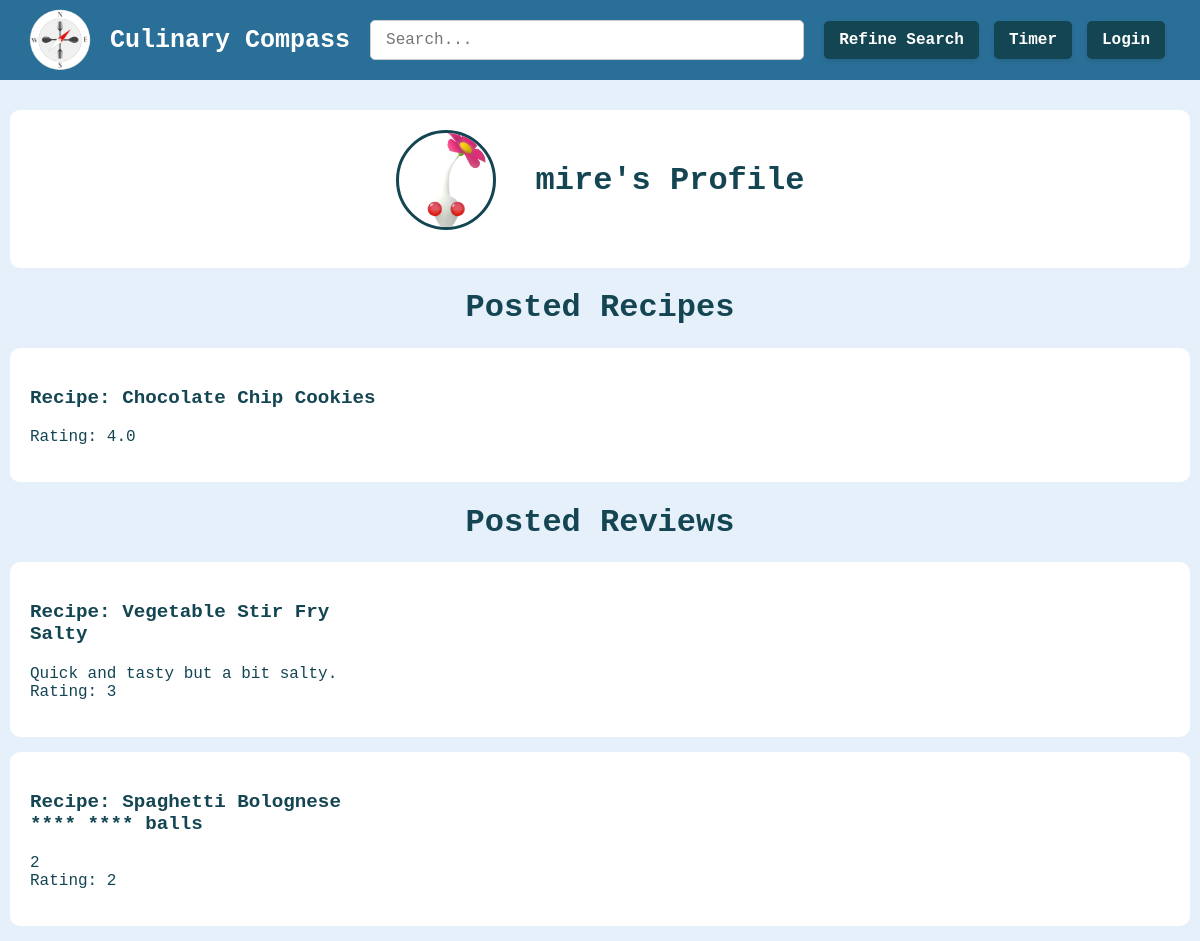
Page /profile/9 on the earlier database version.
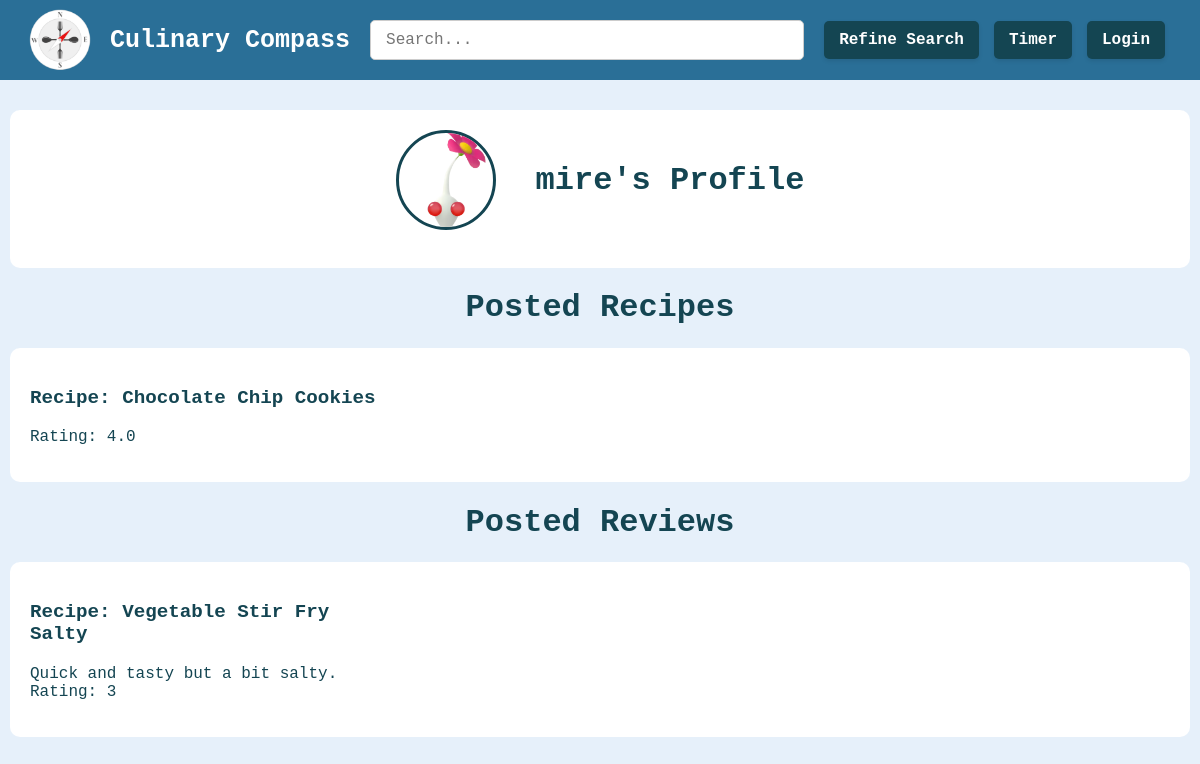
Same page on the later database version.
### tables this page shows
CREATE TABLE users (
        id INTEGER PRIMARY KEY AUTOINCREMENT,
        username TEXT NOT NULL UNIQUE,
        password TEXT NOT NULL,
        profile_picture TEXT NOT NULL,
        is_admin INTEGER DEFAULT 0
    );

CREATE TABLE recipes (
        id INTEGER PRIMARY KEY AUTOINCREMENT,
        user_id INTEGER NOT NULL,
        title TEXT NOT NULL,
        intro TEXT,
        ingredient_list TEXT,
        ingredient_tags TEXT,
        instructions TEXT,
        tags TEXT,
        rating REAL,
        image TEXT
    );

CREATE TABLE reviews (
        id INTEGER PRIMARY KEY AUTOINCREMENT,
        recipe_id INTEGER NOT NULL,
        user_id INTEGER NOT NULL,
        rating INTEGER NOT NULL,
        review TEXT,
        title TEXT,
        date TEXT NOT NULL,
        profile_picture TEXT,
        FOREIGN KEY (recipe_id) REFERENCES recipes(id) ON DELETE CASCADE,
        FOREIGN KEY (user_id) REFERENCES users(id) ON DELETE CASCADE
    );

### MW aaaaa/app.py (the view)
@app.route('/profile/<int:user_id>', methods=['GET', 'POST'])
def profile(user_id):
    connection = get_db_connection()
    cursor = connection.cursor()
    user = cursor.execute('SELECT id, username, profile_picture FROM users WHERE id = ?', (user_id,)).fetchone()
    query_reviews = '''SELECT reviews.*, reviews.title AS review_title, recipes.title AS recipe_title, reviews.id AS review_id
    FROM reviews JOIN recipes ON reviews.recipe_id = recipes.id WHERE reviews.user_id = ?'''
    query_favourites = '''SELECT recipes.*, recipes.title AS recipe_title, favourites.recipe_id
        FROM recipes
        INNER JOIN favourites ON recipes.id = favourites.recipe_id
        INNER JOIN users ON users.id = favourites.user_id
        WHERE users.id = ?'''
    query_created = '''SELECT recipes.*, recipes.title AS recipe_title, recipes.id AS recipe_id
    FROM recipes JOIN users ON recipes.user_id = users.id WHERE users.id = ?'''
    user_reviews = cursor.execute(query_reviews, (user_id,)).fetchall()
    user_favourites = cursor.execute(query_favourites, (user_id,)).fetchall()
    user_created = cursor.execute(query_created, (user_id,)).fetchall()
    connection.close()
    return render_template('profile.html', reviews=user_reviews, favourites = user_favourites, created=user_created, user=user)

### MW aaaaa/app.py (called while the page is built)
def get_db_connection():
    connection = sqlite3.connect('my-database.db')
    connection.row_factory = sqlite3.Row
    return connection

### MW aaaaa/templates/profile.html (shortened to what this page needs)
{% extends 'base.html' %}
{% block content %}
    <div class="profile-header">
        <div class = "profile-info">
            <img src="{{ url_for('static', filename=user['profile_picture']) }}" alt="Profile Picture" class="profile-page-pic">
            <h1> {{ user['username'] }}'s Profile </h1>
        </div>
        <br>
    </div>
    <div class="user-posts">
        {% if created or favourites or reviews %}
            {% if created %}
            <h1> Posted Recipes </h1>
            {% for created in created %}
                <a href="{{ url_for('recipe_page', recipe_id=created['recipe_id']) }}">
                <div class="review-card">
                    <p class="profile-rev-title">
                        Recipe: {{ created['recipe_title'] }} <br>
                    <p class="profile-rev-text">
                        Rating: {{ created['rating'] }}
                    </p>
                </div>
                </a>
            {% endfor %}
            {% endif %}
            {% if reviews %}
            <h1> Posted Reviews </h1>
            {% for review in reviews %}
                <a href="{{ url_for('recipe_page', recipe_id=review['recipe_id']) }}">
                <div class="review-card">
                    <p class="profile-rev-title">
                        Recipe: {{ review['recipe_title'] }} <br>
                        {{ review['review_title'] }}</p>
                    <p class="profile-rev-text">
                        {{ review['review'] }} <br>
                        Rating: {{ review['rating'] }}
                    </p>
                </div>
                </a>
            {% endfor %}
            {% endif %}
        {% else %}
            <h1> No activity yet. </h1>
        {% endif %}
    </div>
{% endblock %}

### MW aaaaa/templates/base.html (shortened to what this page needs)
<html>
<head>
    <link rel="stylesheet" href="{{ url_for('static', filename='stylesheet.css') }}">
</head>
<body>
    <div id="top-division">
        <a href="{{ url_for('homepage') }}" class="logo-link">
            <img src="{{ url_for('static', filename='images/logo.png') }}" alt="Logo" class="corner-image" />
            <span class="site-name">Culinary Compass</span>
        </a>
        <form id="search-bar" method="POST" action="/search">
            <input type="text" name="search-bar" placeholder="Search..." />
        </form>
        <div class="auth-button">
            <a href="{{ url_for('search') }}" class="search-button">Refine Search</a>
            <a class="timer-button">Timer</a>
            {% if not session.get('logged_in') %}
            <a href="{{ url_for('login') }}" class="login-button">Login</a>
            {% else %}
            <a href="{{ url_for('profile', user_id=session.get('user_id')) }}" class="profile-button">Profile</a>
            {% endif %}
        </div>
    </div>
    <div class="main-content">
        {% block content %}{% endblock %}
    </div>
</body>
</html>

### MW aaaaa/static/stylesheet.css (style rules this page uses)
* { font-family: 'Cascadia Code', monospace; box-sizing: border-box; color:#144552; }
body { margin: 10px; padding-top: 100px; text-align: center; background-color: #e6f0fa; background-size: cover; background-position: center; background-repeat: no-repeat; background-attachment: fixed; }
a { cursor: pointer; color: inherit; text-decoration: none; }
#top-division { display: flex; align-items: center; justify-content: space-between; padding: 0 20px; height: 80px; width: 100%; background-color: #2A6F97; color: #144552; position: fixed; top: 0; left: 0; z-index: 1000; }
.logo-link { display: flex; align-items: center; text-decoration: none; gap: 10px; flex-shrink: 0; }
.corner-image { width: 80px; height: 80px; object-fit: cover; margin: 0; }
.site-name { font-weight: bold; color: white; font-size: 25px; user-select: none; }
#search-bar { flex-grow: 1; margin: 0 20px; }
.auth-button { display: flex; gap: 15px; margin-left: auto; margin-right: 15px; }
.auth-button a { background-color: white; color: #144552; padding: 10px 15px; border-radius: 5px; font-weight: bold; box-shadow: 0 2px 4px rgba(0,0,0,0.1); transition: background-color 0.3s, color 0.3s; }
.auth-button a { background-color: #144552; color: white; padding: 10px 15px; border-radius: 5px; font-weight: bold; box-shadow: 0 2px 4px rgba(0,0,0,0.1); transition: background-color 0.3s, color 0.3s; }
input, textarea { padding: 10px 15px; border: 1px solid #ccc; border-radius: 5px; font-size: 1em; width: 100%; }
.profile-header { background: white; padding: 20px; border-radius: 10px; justify-content: center; align-items: flex-start; }
.profile-info { display: flex; justify-content: center; align-items: center; gap: 20px; }
.profile-page-pic { width: 100px; height: 100px; border-radius: 50%; object-fit: cover; border: 3px solid #144552; margin-right: 20px; }
.review-card { background: white; padding: 20px; border-radius: 10px; margin-bottom: 15px; display: block; }
.profile-rev-title { text-align: left; font-size: 1.2em; font-weight: bold; }
.profile-rev-text { text-align: left; }

Differences in the rows shown:
removed reviews: recipe_title "Spaghetti Bolognese", review_title "**** **** balls", review "2", rating "2"
